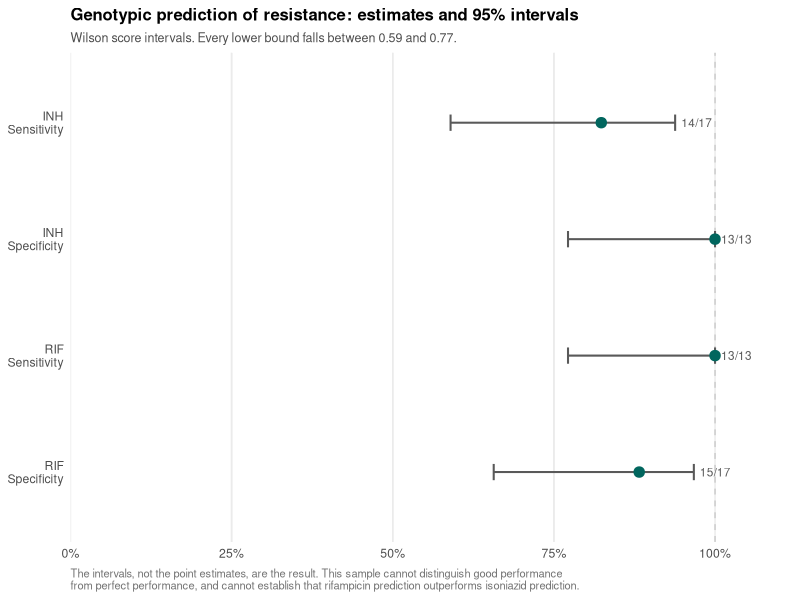
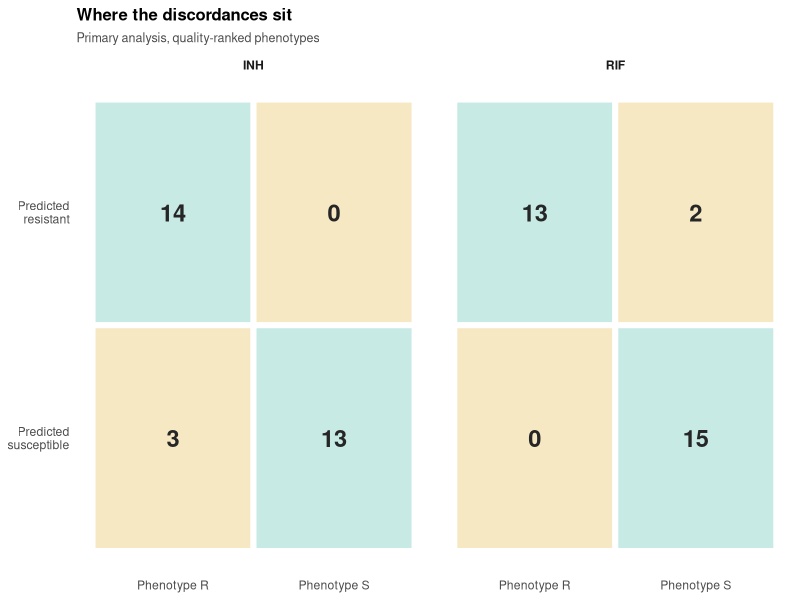
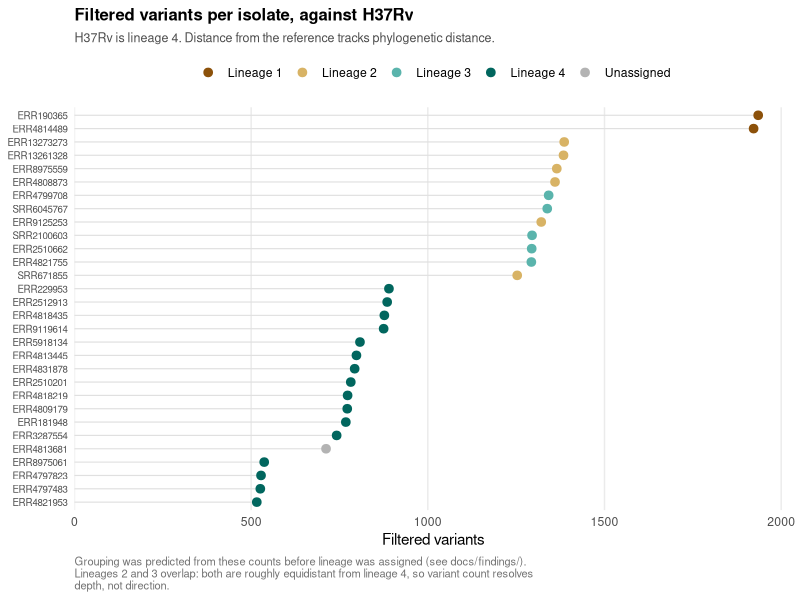
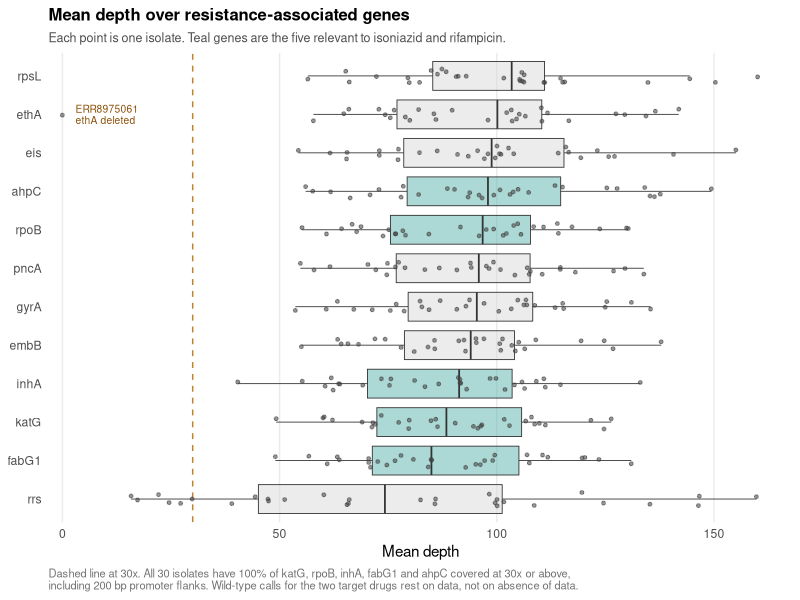
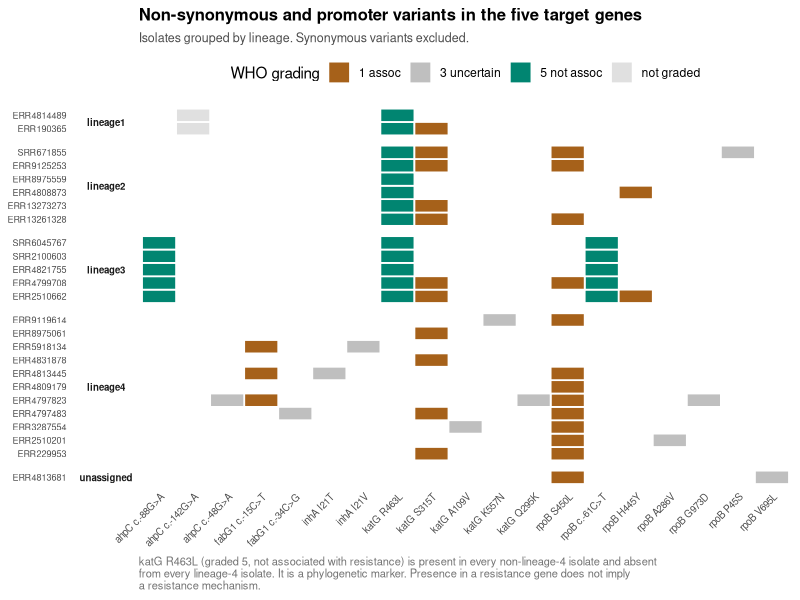

The R source for these figures, in order:
#!/usr/bin/env Rscript
# ---------------------------------------------------------------------------
# Figures for the M. tuberculosis DST concordance project.
#
# Five figures, each justified by the question rather than by appearance:
#
#   1. Confidence intervals      the imprecision IS the result at n=30
#   2. Confusion matrices        where the discordances actually sit
#   3. Variant count by lineage  reference bias, and the clustering prediction
#   4. Coverage over target genes the evidence behind every wild-type call
#   5. Variant heatmap           katG R463L as a lineage marker, visibly
#
# Deliberately excluded: PCA (the lineage barcode already answers that, with a
# purpose-built method), pathway analysis (unjustifiable across five genes),
# transition/transversion ratios (a QC metric bearing on nothing asked here).
#
# Usage, from the repository root:
#   Rscript analysis/figures.R
# ---------------------------------------------------------------------------

suppressPackageStartupMessages({
  library(tidyverse)
  library(patchwork)
})

theme_set(
  theme_minimal(base_size = 11) +
    theme(
      panel.grid.minor = element_blank(),
      panel.grid.major.y = element_blank(),
      plot.title = element_text(face = "bold", size = 12),
      plot.subtitle = element_text(colour = "grey30", size = 9),
      plot.caption = element_text(colour = "grey45", size = 8, hjust = 0),
      strip.text = element_text(face = "bold")
    )
)

OUT <- "results/figures"
dir.create(OUT, recursive = TRUE, showWarnings = FALSE)

# ---------------------------------------------------------------------------
# Load
# ---------------------------------------------------------------------------

conc <- read_tsv("docs/concordance_primary.tsv", show_col_types = FALSE)
lin  <- read_tsv("docs/lineage_assignments.tsv", show_col_types = FALSE)
filt <- read_tsv("docs/filter_stats.tsv", show_col_types = FALSE)
vars <- read_tsv("docs/target_variants.tsv", show_col_types = FALSE)
cat_ <- read_tsv("docs/catalogue_matches.tsv", show_col_types = FALSE)
cov  <- read_tsv("docs/coverage_by_gene.tsv", show_col_types = FALSE)

depth <- read_table("docs/depth_summary.txt",
                    col_names = c("sample", "mean_depth"),
                    show_col_types = FALSE)

# Top-level lineage, with the unassigned isolate kept visible rather than
# dropped. Its absence of markers is informative (see findings/lineage).
lin <- lin %>%
  mutate(lineage_top = if_else(lineage == "unassigned",
                               "unassigned",
                               str_extract(lineage, "^[a-zA-Z]+[0-9]+")),
         lineage_top = factor(lineage_top,
                              levels = c("lineage1", "lineage2",
                                         "lineage3", "lineage4",
                                         "unassigned")))

LINCOL <- c(lineage1 = "#8c510a", lineage2 = "#d8b365",
            lineage3 = "#5ab4ac", lineage4 = "#01665e",
            unassigned = "grey70")

# ---------------------------------------------------------------------------
# Figure 1: confidence intervals
# ---------------------------------------------------------------------------
# Wilson score interval. The normal approximation gives a width of zero for
# 13/13, implying certainty from thirteen observations, and can produce bounds
# outside [0,1]. Neither is acceptable when several cells here are perfect.

wilson <- function(x, n, z = 1.959963985) {
  if (n == 0) return(c(NA_real_, NA_real_))
  p <- x / n
  d <- 1 + z^2 / n
  centre <- (p + z^2 / (2 * n)) / d
  half <- (z / d) * sqrt(p * (1 - p) / n + z^2 / (4 * n^2))
  c(max(0, centre - half), min(1, centre + half))
}

perf <- conc %>%
  count(drug, predicted, phenotype) %>%
  pivot_wider(names_from = c(predicted, phenotype),
              values_from = n, values_fill = 0) %>%
  transmute(
    drug,
    tp = R_R, fp = R_S, fn = S_R, tn = S_S
  ) %>%
  rowwise() %>%
  mutate(
    sens = tp / (tp + fn),
    spec = tn / (tn + fp),
    sens_lo = wilson(tp, tp + fn)[1], sens_hi = wilson(tp, tp + fn)[2],
    spec_lo = wilson(tn, tn + fp)[1], spec_hi = wilson(tn, tn + fp)[2]
  ) %>%
  ungroup()

ci_long <- perf %>%
  select(drug, sens, sens_lo, sens_hi, spec, spec_lo, spec_hi,
         tp, fp, fn, tn) %>%
  pivot_longer(c(sens, spec), names_to = "metric", values_to = "estimate") %>%
  mutate(
    lo = if_else(metric == "sens", sens_lo, spec_lo),
    hi = if_else(metric == "sens", sens_hi, spec_hi),
    k  = if_else(metric == "sens", tp, tn),
    N  = if_else(metric == "sens", tp + fn, tn + fp),
    metric = recode(metric, sens = "Sensitivity", spec = "Specificity"),
    label = sprintf("%s\n%s", drug, metric),
    label = fct_rev(factor(label))
  )

p1 <- ggplot(ci_long, aes(x = estimate, y = label)) +
  geom_vline(xintercept = c(0.25, 0.5, 0.75), colour = "grey92") +
  geom_vline(xintercept = 1, colour = "grey80", linetype = "dashed") +
  geom_errorbar(aes(xmin = lo, xmax = hi), width = 0.14,
                linewidth = 0.7, colour = "grey35",
                orientation = "y") +
  geom_point(size = 3.2, colour = "#01665e") +
  geom_text(aes(x = hi, label = sprintf("  %d/%d", k, N)),
            hjust = 0, size = 3, colour = "grey35") +
  scale_x_continuous(limits = c(0, 1.12), breaks = seq(0, 1, 0.25),
                     labels = scales::percent_format(accuracy = 1),
                     expand = c(0, 0)) +
  labs(
    title = "Genotypic prediction of resistance: estimates and 95% intervals",
    subtitle = paste("Wilson score intervals.",
                     "Every lower bound falls between 0.59 and 0.77."),
    x = NULL, y = NULL,
    caption = paste(
      "The intervals, not the point estimates, are the result. This sample",
      "cannot distinguish good performance\nfrom perfect performance, and",
      "cannot establish that rifampicin prediction outperforms isoniazid",
      "prediction."
    )
  )

ggsave(file.path(OUT, "fig1_confidence_intervals.png"), p1,
       width = 7.5, height = 3.6, dpi = 300, bg = "white")

# ---------------------------------------------------------------------------
# Figure 2: confusion matrices
# ---------------------------------------------------------------------------

cm <- conc %>%
  count(drug, predicted, phenotype) %>%
  complete(drug, predicted = c("R", "S"), phenotype = c("R", "S"),
           fill = list(n = 0)) %>%
  mutate(
    correct = predicted == phenotype,
    predicted = factor(predicted, levels = c("R", "S"),
                       labels = c("Predicted\nresistant",
                                  "Predicted\nsusceptible")),
    phenotype = factor(phenotype, levels = c("R", "S"),
                       labels = c("Phenotype R", "Phenotype S"))
  )

p2 <- ggplot(cm, aes(x = phenotype, y = fct_rev(predicted))) +
  geom_tile(aes(fill = correct), colour = "white", linewidth = 2) +
  geom_text(aes(label = n), size = 6, fontface = "bold",
            colour = "grey15") +
  facet_wrap(~ drug) +
  scale_fill_manual(values = c(`TRUE` = "#c7eae5", `FALSE` = "#f6e8c3"),
                    guide = "none") +
  theme(panel.grid = element_blank(),
        axis.text.y = element_text(hjust = 1)) +
  labs(title = "Where the discordances sit",
       subtitle = "Primary analysis, quality-ranked phenotypes",
       x = NULL, y = NULL)

ggsave(file.path(OUT, "fig2_confusion_matrices.png"), p2,
       width = 7, height = 3.4, dpi = 300, bg = "white")

# ---------------------------------------------------------------------------
# Figure 3: variant count by lineage
# ---------------------------------------------------------------------------
# Variant count against H37Rv is a proxy for phylogenetic distance from the
# reference, which is itself lineage 4. This figure shows the clustering that
# was predicted before lineage was assigned, with the lineage labels that
# explain it.

vc <- filt %>%
  left_join(lin, by = "sample") %>%
  arrange(filtered) %>%
  mutate(sample = factor(sample, levels = sample))

p3 <- ggplot(vc, aes(x = filtered, y = sample, colour = lineage_top)) +
  geom_segment(aes(x = 0, xend = filtered, yend = sample),
               colour = "grey88", linewidth = 0.4) +
  geom_point(size = 2.6) +
  scale_colour_manual(values = LINCOL, name = NULL,
                      labels = c("Lineage 1", "Lineage 2", "Lineage 3",
                                 "Lineage 4", "Unassigned")) +
  scale_x_continuous(expand = expansion(mult = c(0, 0.05))) +
  theme(axis.text.y = element_text(size = 7),
        legend.position = "top") +
  labs(
    title = "Filtered variants per isolate, against H37Rv",
    subtitle = paste("H37Rv is lineage 4. Distance from the reference tracks",
                     "phylogenetic distance."),
    x = "Filtered variants", y = NULL,
        caption = paste(
      "Grouping was predicted from these counts before lineage was assigned",
      "(see docs/findings/).\nLineages 2 and 3 overlap: both are roughly",
      "equidistant from lineage 4, so variant count resolves\ndepth, not",
      "direction."
    )
  )

ggsave(file.path(OUT, "fig3_variants_by_lineage.png"), p3,
       width = 9, height = 7.5, dpi = 300, bg = "white")

# ---------------------------------------------------------------------------
# Figure 4: coverage over the target genes
# ---------------------------------------------------------------------------
# Every "no resistance mutation" claim rests on the assumption that a mutation
# would have been seen. This is the evidence for that assumption.

INH_RIF <- c("katG", "rpoB", "inhA", "fabG1", "ahpC")

cov_t <- cov %>%
  left_join(lin, by = "sample") %>%
  mutate(target = gene %in% INH_RIF,
         gene = fct_reorder(gene, mean_depth, .fun = median))

p4 <- ggplot(cov_t, aes(x = mean_depth, y = gene)) +
  geom_vline(xintercept = 30, colour = "#bf812d", linetype = "dashed") +
  geom_boxplot(aes(fill = target), outlier.shape = NA, alpha = 0.5,
               linewidth = 0.3) +
  geom_jitter(height = 0.18, size = 1, alpha = 0.55, colour = "grey25") +
  scale_fill_manual(values = c(`TRUE` = "#5ab4ac", `FALSE` = "grey85"),
                    guide = "none") +
  scale_x_continuous(expand = expansion(mult = c(0.02, 0.05))) +
    annotate("text", x = 3, y = "ethA", label = "ERR8975061\nethA deleted",
           hjust = 0, size = 2.6, colour = "#8c510a", lineheight = 0.9) +
  labs(
    title = "Mean depth over resistance-associated genes",
    subtitle = paste("Each point is one isolate. Teal genes are the five",
                     "relevant to isoniazid and rifampicin."),
    x = "Mean depth", y = NULL,
    caption = paste(
      "Dashed line at 30x. All 30 isolates have 100% of katG, rpoB, inhA,",
      "fabG1 and ahpC covered at 30x or above,\nincluding 200 bp promoter",
      "flanks. Wild-type calls for the two target drugs rest on data, not on",
      "absence of data."
    )
  )

ggsave(file.path(OUT, "fig4_coverage_target_genes.png"), p4,
       width = 7, height = 4.6, dpi = 300, bg = "white")

# ---------------------------------------------------------------------------
# Figure 5: variant heatmap
# ---------------------------------------------------------------------------
# Synonymous variants are excluded: they cannot alter the protein and would
# triple the width for no interpretive gain.

grade_short <- function(x) {
  first <- substr(x, 1, 1)
  case_when(
    is.na(x) | x == "" ~ "not graded",
    first == "1" ~ "1 assoc",
    first == "2" ~ "2 assoc interim",
    first == "3" ~ "3 uncertain",
    first == "4" ~ "4 not assoc interim",
    first == "5" ~ "5 not assoc",
    TRUE ~ "not graded"
  )
}

hm <- vars %>%
  filter(effect != "synonymous") %>%
  left_join(cat_ %>% select(sample, pos, ref, alt, INH_grade, RIF_grade),
            by = c("sample", "pos", "ref", "alt")) %>%
  distinct(sample, notation, gene, .keep_all = TRUE) %>%
  mutate(grade = grade_short(coalesce(na_if(INH_grade, ""),
                                      na_if(RIF_grade, "")))) %>%
  left_join(lin %>% select(sample, lineage_top), by = "sample") %>%
  left_join(conc %>% filter(drug == "INH") %>%
              select(sample, INH = phenotype), by = "sample") %>%
  left_join(conc %>% filter(drug == "RIF") %>%
              select(sample, RIF = phenotype), by = "sample")

samp_order <- hm %>%
  distinct(sample, lineage_top) %>%
  arrange(lineage_top, sample) %>%
  pull(sample)

var_order <- hm %>%
  count(notation, gene) %>%
  arrange(gene, desc(n)) %>%
  pull(notation)

hm <- hm %>%
  mutate(sample = factor(sample, levels = samp_order),
         notation = factor(notation, levels = unique(var_order)))

GRADECOL <- c(
  "1 assoc"             = "#a6611a",
  "2 assoc interim"     = "#dfc27d",
  "3 uncertain"         = "grey75",
  "4 not assoc interim" = "#80cdc1",
  "5 not assoc"         = "#018571",
  "not graded"          = "grey88"
)

p5 <- ggplot(hm, aes(x = notation, y = sample, fill = grade)) +
  geom_tile(colour = "white", linewidth = 0.6) +
  scale_fill_manual(values = GRADECOL, name = "WHO grading") +
  facet_grid(lineage_top ~ ., scales = "free_y", space = "free_y",
             switch = "y") +
  theme(axis.text.x = element_text(angle = 45, hjust = 1, size = 7),
        axis.text.y = element_text(size = 6.5),
        panel.grid = element_blank(),
        strip.text.y.left = element_text(angle = 0, size = 7),
        legend.position = "top") +
  labs(
    title = "Non-synonymous and promoter variants in the five target genes",
    subtitle = "Isolates grouped by lineage. Synonymous variants excluded.",
    x = NULL, y = NULL,
    caption = paste(
      "katG R463L (graded 5, not associated with resistance) is present in",
      "every non-lineage-4 isolate and absent\nfrom every lineage-4 isolate.",
      "It is a phylogenetic marker. Presence in a resistance gene does not",
      "imply\na resistance mechanism."
    )
  )

ggsave(file.path(OUT, "fig5_variant_heatmap.png"), p5,
       width = 9, height = 7.5, dpi = 300, bg = "white")

# ---------------------------------------------------------------------------

message("\nwrote:")
for (f in list.files(OUT, full.names = TRUE)) message("  ", f)

message("\nsanity checks:")
message("  isolates in concordance table: ",
        n_distinct(conc$sample))
message("  isolates with a lineage row:   ", n_distinct(lin$sample))
message("  isolates in coverage table:    ", n_distinct(cov$sample))
message("  variants in heatmap:           ", nrow(hm))
